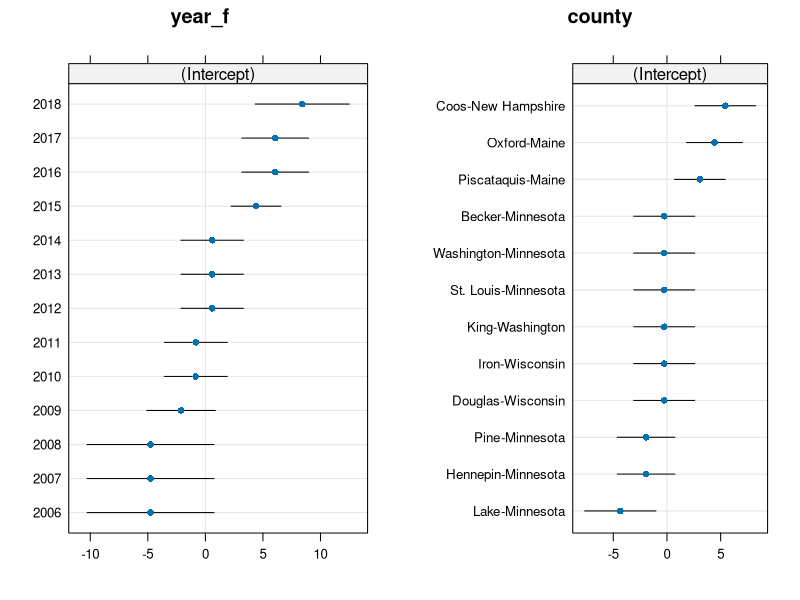
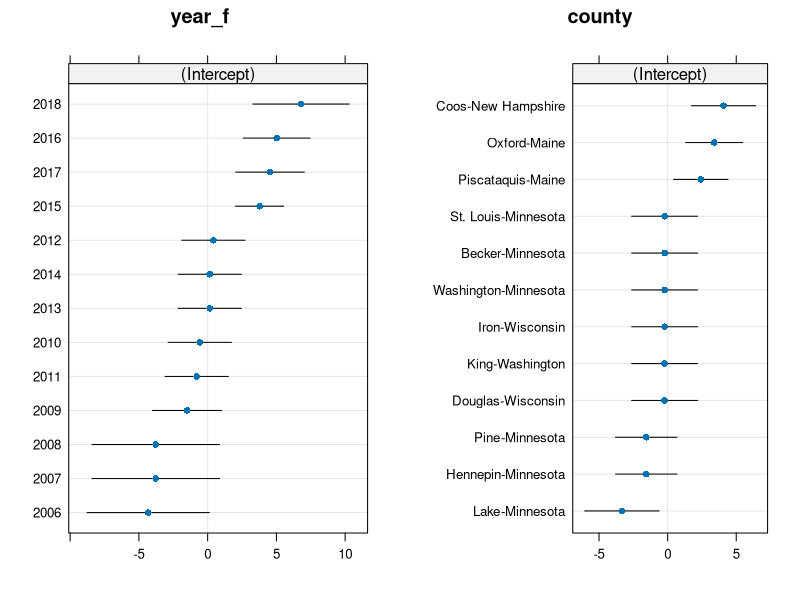
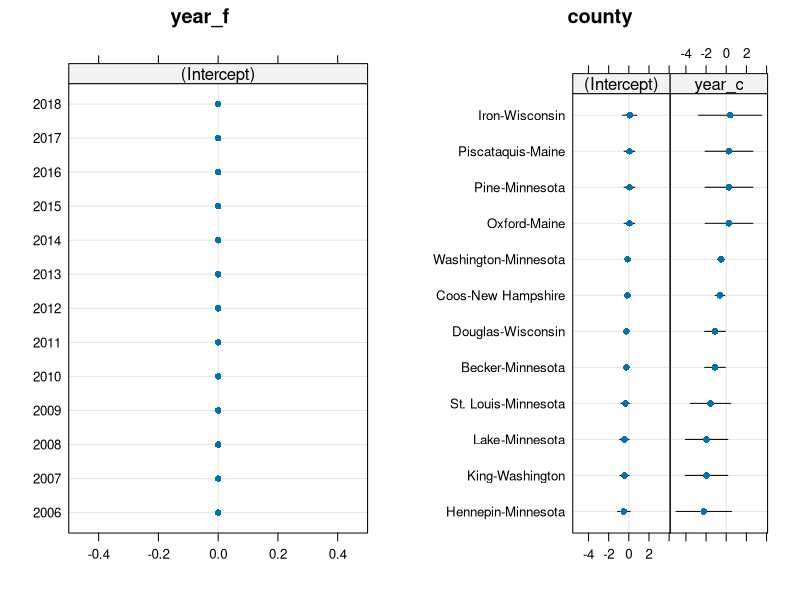

These figures' R source, in order: (Note: this script raises an error after producing the figures.)
library(tidyverse)
library(lme4)
library(cowplot)
library(lattice)
library(ggplot2)
#What I have tried

#Tried to change df such that it looks like binomial version of mixedmodel df
#so it looks like this 


practicedf <- (read_csv("data/mixedmodelpractice.csv")
    %>% mutate_at("year_f", factor)
)

#and it has no recovery stage (as per Adrian) 
#I tried to fit this into first just a mixed model and got singularity which makes sense
#Fit of incidence ~ year_f + (1|county), family=binomial, data=mixedmodeldf worked from last time

#Now if I tried the same line but with the binomial df it shouldnt work 

m1 <- glmer(incidence ~ year_f + (1|county),
            family=binomial(link = "cloglog"), data=practicedf)

tt <- with(practicedf, table(incidence,year_f))

## make year a random effect instead
m2 <- update(m1, . ~ . -year_f + (1|year_f))
plot_grid(plotlist=dotplot(ranef(m2)))

m3 <- glm(incidence ~ year_f,
          family=binomial(link = "cloglog"), data=practicedf)

## eliminate all-0 or all-1 years
m4 <- update(m3, subset=year>2008 & year<2018)

## add 1 to avoid zero-incidence (log() = -Inf) problems
m5 <- update(m2, . ~ . + offset(log(lag(incidence)+1)))
plot_grid(plotlist=dotplot(ranef(m5)))

getCall(m5)

## random-slopes model
m6 <- glmer(formula = incidence ~ (year_c | county) + (1 | year_f) +
          offset(log(lag(incidence) + 1)),
          data = practicedf, family = binomial(link = "cloglog"))
## probably overfitted

practicedf$log_prev_inc <- log(lag(practicedf$incidence) + 1)

newdf <- na.omit(practicedf)
set.seed(101)
newdf$incidence <- simulate(~ (year_c | county) + (1 | year_f) +
                    offset(log_prev_inc),
                    newdata = newdf,
         family = binomial(link = "cloglog"),
         newparams=list(beta=1,
                        theta=c(1,1,1,1)))[[1]]

m7 <- update(m6, data=newdf)
plot_grid(plotlist=dotplot(ranef(m7)))

pp <- profile(m7,signames=FALSE, parallel="multicore", ncpus=3)
confint(pp)
xyplot(pp)
ppd <- as.data.frame(pp)
ggplot(ppd,aes(.focal,.zeta^2))+ geom_point() +geom_line() +
    facet_wrap(~.par,scale="free")

as.data.frame(ranef(m7))

## constructing lagged variables:
## base-R: c(NA,incidence[1:(nrow(data)-1)])
##  OR     c(NA,head(incidence,-1))
##  OR     dplyr::lag(incidence)

#model fails to converge which is clearly just a bad model
#So I went back to the incidence ~ 1 + offset(log(incidence[y-1]))
#but this doesnt work in glmer since its not a mixed model (right?)
#I tried this with a glm and realized I had to change up the data a bit and realized I ended up with the same
#glm as I did before
#I didnt think of different connectivity matricies since I wanted to get the original version of this going
#Tried to implement background infection term but I think I need to simply create a new vector for that?
#General uncertainties with what the data frame should look like and contain
#But know what to do with it once I get that

## Does looking into if incidence ~ (year|cave) make sense to do?
##   yes, if your data set is large enough to support it
#How do I organize my data such that the only thing remaining is playing around with the model and not the data
